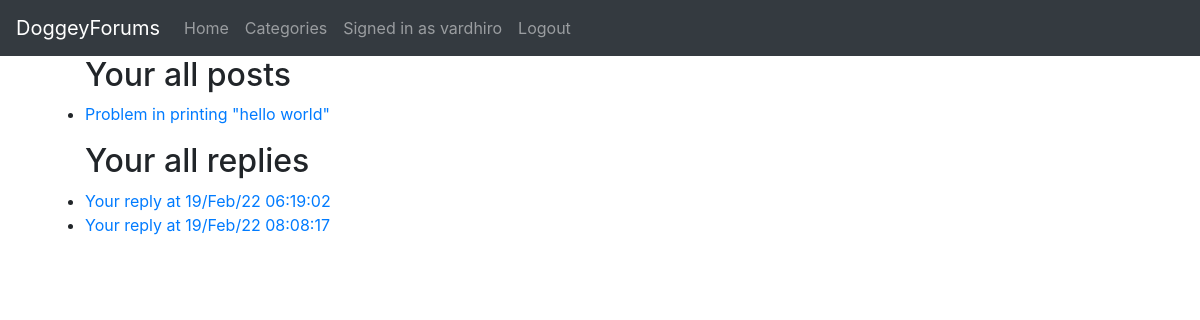
The app's page /viewall.php (signed in) with its own data.
### tables this page shows
CREATE TABLE `posts` (
  `id` int(11) NOT NULL,
  `title` varchar(225) NOT NULL,
  `body` varchar(10000) NOT NULL,
  `creator` varchar(225) NOT NULL,
  `doc` int(20) NOT NULL,
  `category` varchar(225) NOT NULL,
  `views` int(11) NOT NULL
);

CREATE TABLE `replies` (
  `id` int(11) NOT NULL,
  `body` varchar(1000) NOT NULL,
  `doc` int(20) NOT NULL,
  `creator` varchar(225) NOT NULL,
  `replyto` varchar(225) NOT NULL,
  `unid` varchar(225) NOT NULL
);

### viewall.php (the view, shortened to what this page needs)
<!DOCTYPE html>
<html lang="en">
<head>
</head>
<body>
    <?php
    require_once "includes/navbar.php";
    require_once "includes/connection.php";
    if(isset($_SESSION['user']) && isset($_SESSION['pass']))
    $user = $_SESSION['user'];
    $s = "SELECT * FROM posts WHERE creator = '$user'";
    $q = mysqli_query($conn, $s);
    $s2 = "SELECT * FROM replies WHERE creator = '$user'";
    $q2 = mysqli_query($conn, $s2);
    echo "<ul>";
    echo "<h2>Your all posts</h2>";
    while ($row = mysqli_fetch_array($q)) {
        $id = $row['id'];
        $title = $row['title'];
        echo "<li><a href='view.php?id=$id'>$title</a></li>";
    }
    echo "</ul>";
    echo "<ul>";
    echo "<h2>Your all replies</h2>";
    while ($row = mysqli_fetch_array($q2)) {
        $id = $row['id'];
        $unid = $row['unid'];
        $time = date('d/M/y h:i:s', $row['doc']);
        echo "<li><a href='view.php?id=$id#$unid'>Your reply at $time</a></li>";
    }
    echo "</ul>";
    ?>
</body>
</html>

### records on screen
posts: title "Problem in printing \"hello world\""
replies: doc "19/Feb/22 06:19:02"
replies: doc "19/Feb/22 08:08:17"

### other values on screen
$_SESSION['user'] "vardhiro"
